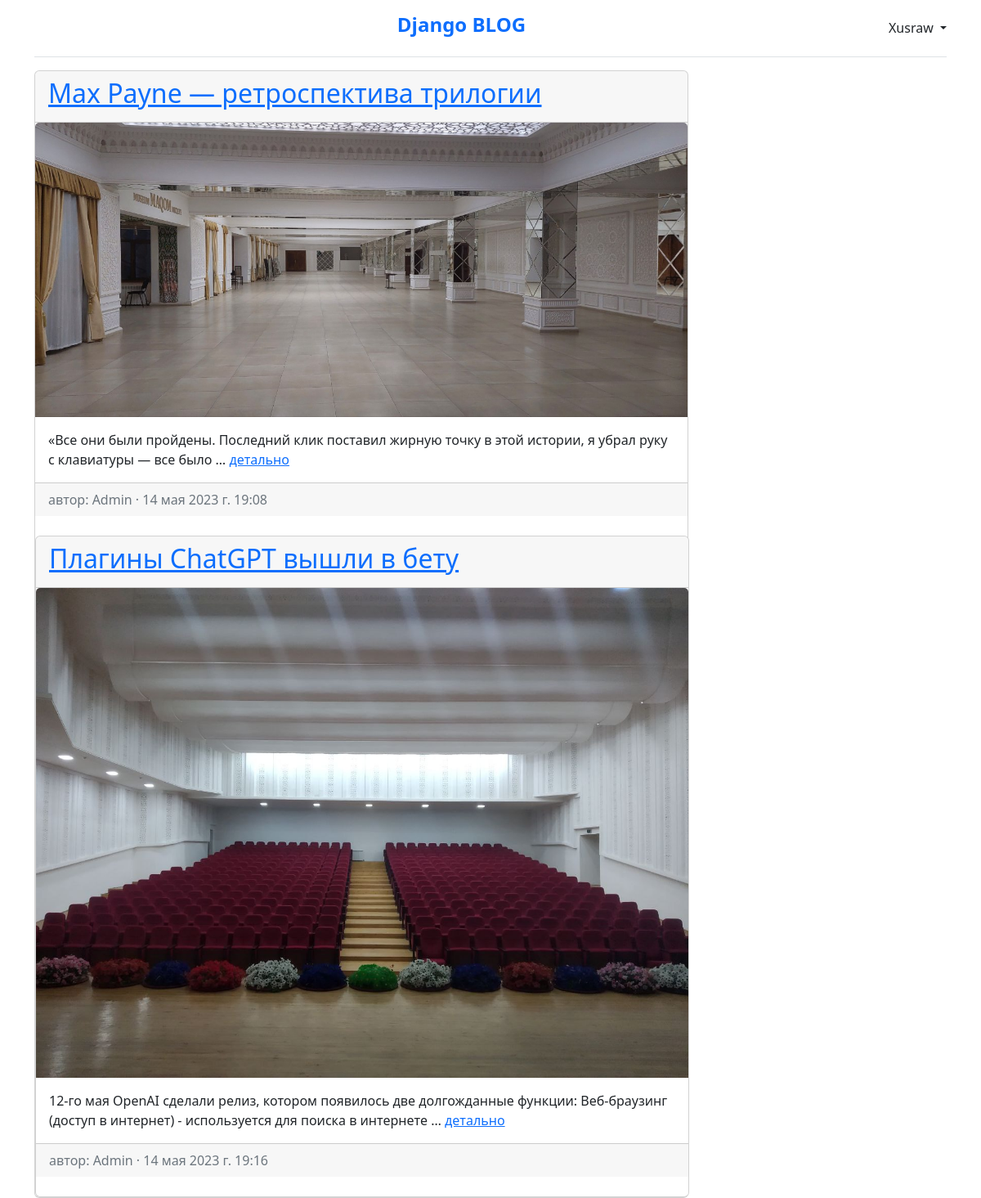
Page /articles/ (signed in) on the committed database.
### accounts/models.py (models this page shows)
class CustomUser(AbstractUser):
    age = models.PositiveIntegerField(null=True, blank=True)

### blog/models.py (models this page shows, shortened)
class Article(models.Model):
    title = models.CharField(max_length=150)
    summary = models.CharField(max_length=300)
    text = RichTextField()
    photo = models.ImageField(upload_to='article_photos/', blank=True)
    date = models.DateTimeField(auto_now_add=True)
    author = models.ForeignKey(get_user_model(), on_delete=models.CASCADE)

### blog/views.py (the view)
# urls.py: path('', ArticleListView.as_view(), name='articles'),
class ArticleListView(ListView):
    model = Article
    template_name = 'articles.html'
    context_object_name = 'articles'

### templates/articles.html (shortened to what this page needs)
{% extends 'base.html' %}
{% block content %}
    {% if not articles %}
        <div class="alert alert-primary" role="alert" style="text-align: center">
            <h4><i><b>Список пуст, добавьте что нибудь</i></h4> <a href="{% url 'article_create' %}" class="btn btn-warning"
                                                                    style="color: #000000">ДОБАВИТЬ</a></b>
        </div>
    {% else %}
        {% for article in articles %}
            <div class="card" style="width: 50rem;">
            <div class="card-header">
            <span class="font-weight-bold"><a
                    href="{% url 'article' article.pk %}"><h2>{{ article.title }}</h2></a></span>
            </div>
            {% if article.photo %}
                <img class="card-img-top" src="{{ article.photo.url }}" alt="{{ article.title }}">
            {% endif %}
            <div class="card-body">
                {{ article.summary|truncatewords:20 }} <a href="{% url 'article' article.pk %}">детально</a>
            </div>
            <div class="card-footer text-left text-muted">
                <span class="text-muted">автор: {{ article.author | title }} &middot; {{ article.date }}</span>
            </div>
            <br/>
        {% endfor %}
    {% endif %}
</div>
{% endblock content %}

### templates/base.html (shortened to what this page needs)
{% load static %}
<!DOCTYPE html>
<html>
<head>
    <link rel="stylesheet" href="https://cdn.jsdelivr.net/npm/bootstrap@5.2.3/dist/css/bootstrap.min.css">
</head>
<body>
<div class="container">
    <header class="d-flex flex-wrap align-items-center justify-content-auto justify-content-md-between py-2 mb-3 border-bottom">
        <ul class="nav col-10 col-md-auto mb-6 justify-content-auto mb-md-0">
            <li><a href="{% url 'home' %}" class="nav-link px-0 link-primary"><h4><b>Django BLOG</b></h4></a></li>
        </ul>
        {% if user.is_authenticated %}
            <div class="btn-group">
                <a class="nav-link dropdown-toggle" href="#"
                   id="navbarDropdown" role="button" data-toggle="dropdown"
                   aria-haspopup="true" aria-expanded="false">
                    {{ user.username|title }}
                </a>
            </div>
        {% else %}
            <div class="col-md-3 text-end">
                <a href="{% url 'login' %}" class="btn btn-outline-primary me-2">Login</a>
                <a href="{% url 'signup' %}" class="btn btn-success">Sign-up</a>
            </div>
        {% endif %}
    </header>
</div>
<main>
    <div class="container">
        {% block content %}
        {% endblock content %}
    </div>
</main>
</body>
</html>

### rows in the picture
CustomUser: username "Xusraw"
Article: title "Max Payne — ретроспектива трилогии", photo (picture), summary "«Все они были пройдены. Последний клик поставил жирную точку в этой истории, я убрал руку с клавиатуры — все было …", author "Admin", date "14 мая 2023 г. 19:08"
Article: title "Плагины ChatGPT вышли в бету", photo (picture), summary "12-го мая OpenAI сделали релиз, котором появилось две долгожданные функции: Веб-браузинг (доступ в интернет) - используется для поиска в интернете …", author "Admin", date "14 мая 2023 г. 19:16"
